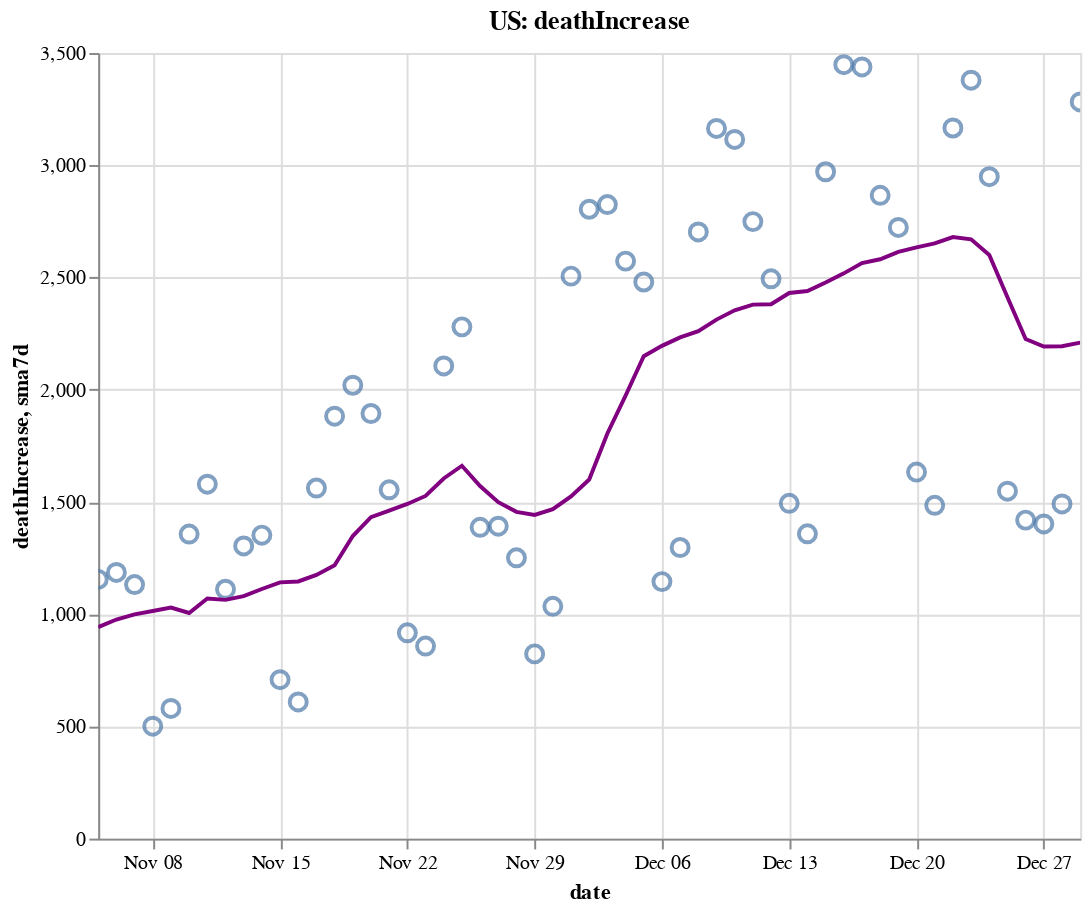

Notebook code for this chart:
### Code cell
create_plot(us, 'deathIncrease')

### Figure 1 — Vega-Lite specification as saved in the notebook (floating-point values rounded to 4 significant figures)
{"config": {"view": {"continuousWidth": 400, "continuousHeight": 300}}, "layer": [{"layer": [{"mark": {"type": "point", "size": 75}, "encoding": {"tooltip": [{"type": "temporal", "field": "date"}, {"type": "quantitative", "field": "deathIncrease"}, {"type": "quantitative", "field": "sma7d"}], "x": {"type": "temporal", "field": "date"}, "y": {"type": "quantitative", "field": "deathIncrease"}}, "selection": {"selector006": {"type": "interval", "bind": "scales", "encodings": ["x", "y"]}}}, {"mark": {"type": "line", "color": "purple"}, "encoding": {"x": {"type": "temporal", "field": "date"}, "y": {"type": "quantitative", "field": "sma7d"}}}]}, {"mark": {"type": "rule", "color": "#aaa"}, "encoding": {"x": {"type": "temporal", "field": "date"}}, "transform": [{"filter": {"selection": "selector005"}}]}, {"mark": "circle", "encoding": {"opacity": {"condition": {"value": 1, "selection": "selector005"}, "value": 0}, "tooltip": [{"type": "temporal", "field": "date"}, {"type": "quantitative", "field": "deathIncrease"}, {"type": "quantitative", "field": "sma7d"}], "x": {"type": "temporal", "field": "date"}, "y": {"type": "quantitative", "field": "deathIncrease"}}, "selection": {"selector005": {"type": "single", "encodings": ["x"], "on": "mouseover", "nearest": true, "empty": "none"}}}, {"mark": {"type": "text", "align": "left", "dx": 5, "dy": -5, "stroke": "white", "strokeWidth": 2}, "encoding": {"text": {"type": "quantitative", "field": "deathIncrease"}, "tooltip": [{"type": "temporal", "field": "date"}, {"type": "quantitative", "field": "deathIncrease"}, {"type": "quantitative", "field": "sma7d"}], "x": {"type": "temporal", "field": "date"}, "y": {"type": "quantitative", "field": "deathIncrease"}}, "transform": [{"filter": {"selection": "selector005"}}]}, {"mark": {"type": "text", "align": "left", "dx": 5, "dy": -5}, "encoding": {"text": {"type": "quantitative", "field": "deathIncrease"}, "tooltip": [{"type": "temporal", "field": "date"}, {"type": "quantitative", "field": "deathIncrease"}, {"type": "quantitative", "field": "sma7d"}], "x": {"type": "temporal", "field": "date"}, "y": {"type": "quantitative", "field": "deathIncrease"}}, "transform": [{"filter": {"selection": "selector005"}}]}], "data": {"name": "data-b2aae4b1ca03463ff0cdcda8f8c915e3"}, "height": 400, "title": "US: deathIncrease", "width": 500, "$schema": "https://vega.github.io/schema/vega-lite/v4.8.1.json", "datasets": {"data-b2aae4b1ca03463ff0cdcda8f8c915e3": [{"date": "2020-11-05T00:00:00", "totalTestResultsIncrease": 1611000.0, "positiveIncrease": 118200.0, "death": 227300.0, "deathIncrease": 1155.0, "positiveRate": 0.073, "state": "US", "sma7d": 942.1}, {"date": "2020-11-06T00:00:00", "totalTestResultsIncrease": 1619000.0, "positiveIncrease": 128300.0, "death": 228500.0, "deathIncrease": 1186.0, "positiveRate": 0.079, "state": "US", "sma7d": 976.3}, {"date": "2020-11-07T00:00:00", "totalTestResultsIncrease": 1448000.0, "positiveIncrease": 131200.0, "death": 229600.0, "deathIncrease": 1132.0, "positiveRate": 0.091, "state": "US", "sma7d": 999.4}, {"date": "2020-11-08T00:00:00", "totalTestResultsIncrease": 1219000.0, "positiveIncrease": 111700.0, "death": 230100.0, "deathIncrease": 501.0, "positiveRate": 0.092, "state": "US", "sma7d": 1014.0}, {"date": "2020-11-09T00:00:00", "totalTestResultsIncrease": 1446000.0, "positiveIncrease": 117600.0, "death": 230700.0, "deathIncrease": 580.0, "positiveRate": 0.081, "state": "US", "sma7d": 1029.0}, {"date": "2020-11-10T00:00:00", "totalTestResultsIncrease": 1344000.0, "positiveIncrease": 132500.0, "death": 232100.0, "deathIncrease": 1357.0, "positiveRate": 0.099, "state": "US", "sma7d": 1005.0}, {"date": "2020-11-11T00:00:00", "totalTestResultsIncrease": 1462000.0, "positiveIncrease": 148200.0, "death": 233700.0, "deathIncrease": 1579.0, "positiveRate": 0.101, "state": "US", "sma7d": 1070.0}, {"date": "2020-11-12T00:00:00", "totalTestResultsIncrease": 1569000.0, "positiveIncrease": 156600.0, "death": 234800.0, "deathIncrease": 1111.0, "positiveRate": 0.1, "state": "US", "sma7d": 1064.0}, {"date": "2020-11-13T00:00:00", "totalTestResultsIncrease": 1705000.0, "positiveIncrease": 173300.0, "death": 236100.0, "deathIncrease": 1304.0, "positiveRate": 0.102, "state": "US", "sma7d": 1081.0}, {"date": "2020-11-14T00:00:00", "totalTestResultsIncrease": 1704000.0, "positiveIncrease": 166600.0, "death": 237400.0, "deathIncrease": 1352.0, "positiveRate": 0.098, "state": "US", "sma7d": 1112.0}, {"date": "2020-11-15T00:00:00", "totalTestResultsIncrease": 1552000.0, "positiveIncrease": 146200.0, "death": 238100.0, "deathIncrease": 708.0, "positiveRate": 0.094, "state": "US", "sma7d": 1142.0}, {"date": "2020-11-16T00:00:00", "totalTestResultsIncrease": 1529000.0, "positiveIncrease": 149100.0, "death": 238700.0, "deathIncrease": 609.0, "positiveRate": 0.097, "state": "US", "sma7d": 1146.0}, {"date": "2020-11-17T00:00:00", "totalTestResultsIncrease": 1603000.0, "positiveIncrease": 158500.0, "death": 240300.0, "deathIncrease": 1562.0, "positiveRate": 0.099, "state": "US", "sma7d": 1175.0}, {"date": "2020-11-18T00:00:00", "totalTestResultsIncrease": 1618000.0, "positiveIncrease": 167000.0, "death": 242200.0, "deathIncrease": 1882.0, "positiveRate": 0.103, "state": "US", "sma7d": 1218.0}, {"date": "2020-11-19T00:00:00", "totalTestResultsIncrease": 1848000.0, "positiveIncrease": 186600.0, "death": 244200.0, "deathIncrease": 2020.0, "positiveRate": 0.101, "state": "US", "sma7d": 1348.0}, {"date": "2020-11-20T00:00:00", "totalTestResultsIncrease": 1946000.0, "positiveIncrease": 195900.0, "death": 246100.0, "deathIncrease": 1894.0, "positiveRate": 0.101, "state": "US", "sma7d": 1432.0}, {"date": "2020-11-21T00:00:00", "totalTestResultsIncrease": 2047000.0, "positiveIncrease": 182800.0, "death": 247600.0, "deathIncrease": 1554.0, "positiveRate": 0.089, "state": "US", "sma7d": 1461.0}, {"date": "2020-11-22T00:00:00", "totalTestResultsIncrease": 1752000.0, "positiveIncrease": 153400.0, "death": 248600.0, "deathIncrease": 917.0, "positiveRate": 0.088, "state": "US", "sma7d": 1491.0}, {"date": "2020-11-23T00:00:00", "totalTestResultsIncrease": 1693000.0, "positiveIncrease": 153800.0, "death": 249400.0, "deathIncrease": 858.0, "positiveRate": 0.091, "state": "US", "sma7d": 1527.0}, {"date": "2020-11-24T00:00:00", "totalTestResultsIncrease": 1882000.0, "positiveIncrease": 164400.0, "death": 251500.0, "deathIncrease": 2106.0, "positiveRate": 0.087, "state": "US", "sma7d": 1604.0}, {"date": "2020-11-25T00:00:00", "totalTestResultsIncrease": 1824000.0, "positiveIncrease": 187100.0, "death": 253800.0, "deathIncrease": 2280.0, "positiveRate": 0.103, "state": "US", "sma7d": 1661.0}, {"date": "2020-11-26T00:00:00", "totalTestResultsIncrease": 1267000.0, "positiveIncrease": 128700.0, "death": 255200.0, "deathIncrease": 1387.0, "positiveRate": 0.102, "state": "US", "sma7d": 1571.0}, {"date": "2020-11-27T00:00:00", "totalTestResultsIncrease": 2032000.0, "positiveIncrease": 197200.0, "death": 256600.0, "deathIncrease": 1392.0, "positiveRate": 0.097, "state": "US", "sma7d": 1499.0}, {"date": "2020-11-28T00:00:00", "totalTestResultsIncrease": 1673000.0, "positiveIncrease": 151200.0, "death": 257800.0, "deathIncrease": 1251.0, "positiveRate": 0.09, "state": "US", "sma7d": 1456.0}, {"date": "2020-11-29T00:00:00", "totalTestResultsIncrease": 1285000.0, "positiveIncrease": 136200.0, "death": 258700.0, "deathIncrease": 823.0, "positiveRate": 0.106, "state": "US", "sma7d": 1442.0}, {"date": "2020-11-30T00:00:00", "totalTestResultsIncrease": 1606000.0, "positiveIncrease": 148600.0, "death": 259700.0, "deathIncrease": 1035.0, "positiveRate": 0.092, "state": "US", "sma7d": 1468.0}, {"date": "2020-12-01T00:00:00", "totalTestResultsIncrease": 1471000.0, "positiveIncrease": 178200.0, "death": 262200.0, "deathIncrease": 2506.0, "positiveRate": 0.121, "state": "US", "sma7d": 1525.0}, {"date": "2020-12-02T00:00:00", "totalTestResultsIncrease": 1556000.0, "positiveIncrease": 201200.0, "death": 265000.0, "deathIncrease": 2804.0, "positiveRate": 0.129, "state": "US", "sma7d": 1600.0}, {"date": "2020-12-03T00:00:00", "totalTestResultsIncrease": 1894000.0, "positiveIncrease": 213600.0, "death": 267800.0, "deathIncrease": 2825.0, "positiveRate": 0.113, "state": "US", "sma7d": 1805.0}, {"date": "2020-12-04T00:00:00", "totalTestResultsIncrease": 1901000.0, "positiveIncrease": 229200.0, "death": 270400.0, "deathIncrease": 2573.0, "positiveRate": 0.121, "state": "US", "sma7d": 1974.0}, {"date": "2020-12-05T00:00:00", "totalTestResultsIncrease": 2210000.0, "positiveIncrease": 216700.0, "death": 272900.0, "deathIncrease": 2480.0, "positiveRate": 0.098, "state": "US", "sma7d": 2149.0}, {"date": "2020-12-06T00:00:00", "totalTestResultsIncrease": 1600000.0, "positiveIncrease": 181200.0, "death": 274000.0, "deathIncrease": 1145.0, "positiveRate": 0.113, "state": "US", "sma7d": 2195.0}, {"date": "2020-12-07T00:00:00", "totalTestResultsIncrease": 1718000.0, "positiveIncrease": 180900.0, "death": 275300.0, "deathIncrease": 1297.0, "positiveRate": 0.105, "state": "US", "sma7d": 2233.0}, {"date": "2020-12-08T00:00:00", "totalTestResultsIncrease": 1672000.0, "positiveIncrease": 215100.0, "death": 278000.0, "deathIncrease": 2703.0, "positiveRate": 0.129, "state": "US", "sma7d": 2261.0}, {"date": "2020-12-09T00:00:00", "totalTestResultsIncrease": 1811000.0, "positiveIncrease": 214200.0, "death": 281200.0, "deathIncrease": 3164.0, "positiveRate": 0.118, "state": "US", "sma7d": 2312.0}, {"date": "2020-12-10T00:00:00", "totalTestResultsIncrease": 1890000.0, "positiveIncrease": 219000.0, "death": 284300.0, "deathIncrease": 3115.0, "positiveRate": 0.116, "state": "US", "sma7d": 2354.0}, {"date": "2020-12-11T00:00:00", "totalTestResultsIncrease": 1990000.0, "positiveIncrease": 234800.0, "death": 287100.0, "deathIncrease": 2749.0, "positiveRate": 0.118, "state": "US", "sma7d": 2379.0}, {"date": "2020-12-12T00:00:00", "totalTestResultsIncrease": 1811000.0, "positiveIncrease": 224500.0, "death": 289600.0, "deathIncrease": 2494.0, "positiveRate": 0.124, "state": "US", "sma7d": 2381.0}, {"date": "2020-12-13T00:00:00", "totalTestResultsIncrease": 1762000.0, "positiveIncrease": 185800.0, "death": 291000.0, "deathIncrease": 1494.0, "positiveRate": 0.105, "state": "US", "sma7d": 2431.0}, {"date": "2020-12-14T00:00:00", "totalTestResultsIncrease": 2159000.0, "positiveIncrease": 192500.0, "death": 292400.0, "deathIncrease": 1358.0, "positiveRate": 0.089, "state": "US", "sma7d": 2440.0}, {"date": "2020-12-15T00:00:00", "totalTestResultsIncrease": 1782000.0, "positiveIncrease": 189800.0, "death": 295400.0, "deathIncrease": 2971.0, "positiveRate": 0.107, "state": "US", "sma7d": 2478.0}, {"date": "2020-12-16T00:00:00", "totalTestResultsIncrease": 1792000.0, "positiveIncrease": 231700.0, "death": 298800.0, "deathIncrease": 3448.0, "positiveRate": 0.129, "state": "US", "sma7d": 2518.0}, {"date": "2020-12-17T00:00:00", "totalTestResultsIncrease": 1873000.0, "positiveIncrease": 240200.0, "death": 302300.0, "deathIncrease": 3438.0, "positiveRate": 0.128, "state": "US", "sma7d": 2565.0}, {"date": "2020-12-18T00:00:00", "totalTestResultsIncrease": 2198000.0, "positiveIncrease": 239200.0, "death": 305100.0, "deathIncrease": 2866.0, "positiveRate": 0.109, "state": "US", "sma7d": 2581.0}, {"date": "2020-12-19T00:00:00", "totalTestResultsIncrease": 1740000.0, "positiveIncrease": 202800.0, "death": 307800.0, "deathIncrease": 2723.0, "positiveRate": 0.117, "state": "US", "sma7d": 2614.0}, {"date": "2020-12-20T00:00:00", "totalTestResultsIncrease": 1782000.0, "positiveIncrease": 196000.0, "death": 309500.0, "deathIncrease": 1633.0, "positiveRate": 0.11, "state": "US", "sma7d": 2634.0}, {"date": "2020-12-21T00:00:00", "totalTestResultsIncrease": 2076000.0, "positiveIncrease": 178200.0, "death": 311000.0, "deathIncrease": 1485.0, "positiveRate": 0.086, "state": "US", "sma7d": 2652.0}, {"date": "2020-12-22T00:00:00", "totalTestResultsIncrease": 1708000.0, "positiveIncrease": 189900.0, "death": 314100.0, "deathIncrease": 3166.0, "positiveRate": 0.111, "state": "US", "sma7d": 2680.0}, {"date": "2020-12-23T00:00:00", "totalTestResultsIncrease": 1749000.0, "positiveIncrease": 220800.0, "death": 317500.0, "deathIncrease": 3379.0, "positiveRate": 0.126, "state": "US", "sma7d": 2670.0}, {"date": "2020-12-24T00:00:00", "totalTestResultsIncrease": 1928000.0, "positiveIncrease": 203600.0, "death": 320500.0, "deathIncrease": 2949.0, "positiveRate": 0.106, "state": "US", "sma7d": 2600.0}, {"date": "2020-12-25T00:00:00", "totalTestResultsIncrease": 1291000.0, "positiveIncrease": 125400.0, "death": 322000.0, "deathIncrease": 1548.0, "positiveRate": 0.097, "state": "US", "sma7d": 2412.0}, {"date": "2020-12-26T00:00:00", "totalTestResultsIncrease": 2137000.0, "positiveIncrease": 189500.0, "death": 323400.0, "deathIncrease": 1419.0, "positiveRate": 0.089, "state": "US", "sma7d": 2226.0}, {"date": "2020-12-27T00:00:00", "totalTestResultsIncrease": 1383000.0, "positiveIncrease": 153200.0, "death": 324800.0, "deathIncrease": 1402.0, "positiveRate": 0.111, "state": "US", "sma7d": 2193.0}, {"date": "2020-12-28T00:00:00", "totalTestResultsIncrease": 1540000.0, "positiveIncrease": 162200.0, "death": 326300.0, "deathIncrease": 1491.0, "positiveRate": 0.105, "state": "US", "sma7d": 2193.0}, {"date": "2020-12-29T00:00:00", "totalTestResultsIncrease": 1231000.0, "positiveIncrease": 194300.0, "death": 329400.0, "deathIncrease": 3282.0, "positiveRate": 0.158, "state": "US", "sma7d": 2210.0}]}}
